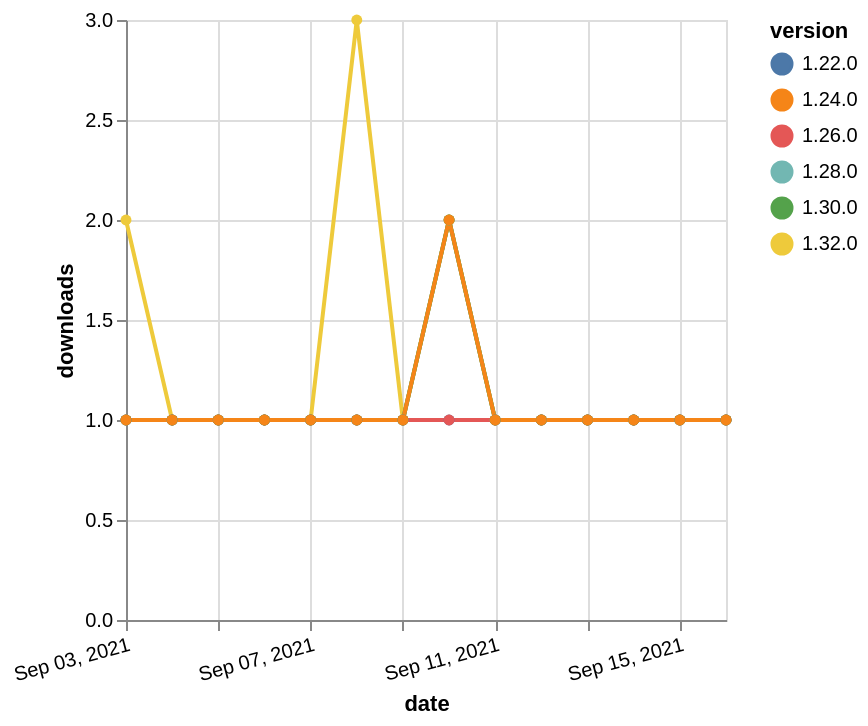

Write a Vega-Lite specification for this figure.
### Vega-Lite specification from a JSON file in a GitHub repository (floating-point values rounded to 4 significant figures)
{"$schema": "https://vega.github.io/schema/vega-lite/v5.json", "description": "A simple bar chart with embedded data.", "data": {"values": [{"date": "2021-09-03", "total": 115, "delta": 2, "version": "1.32.0"}, {"date": "2021-09-04", "total": 116, "delta": 1, "version": "1.32.0"}, {"date": "2021-09-05", "total": 117, "delta": 1, "version": "1.32.0"}, {"date": "2021-09-06", "total": 118, "delta": 1, "version": "1.32.0"}, {"date": "2021-09-07", "total": 119, "delta": 1, "version": "1.32.0"}, {"date": "2021-09-08", "total": 122, "delta": 3, "version": "1.32.0"}, {"date": "2021-09-09", "total": 123, "delta": 1, "version": "1.32.0"}, {"date": "2021-09-10", "total": 125, "delta": 2, "version": "1.32.0"}, {"date": "2021-09-11", "total": 126, "delta": 1, "version": "1.32.0"}, {"date": "2021-09-12", "total": 127, "delta": 1, "version": "1.32.0"}, {"date": "2021-09-13", "total": 128, "delta": 1, "version": "1.32.0"}, {"date": "2021-09-14", "total": 129, "delta": 1, "version": "1.32.0"}, {"date": "2021-09-15", "total": 130, "delta": 1, "version": "1.32.0"}, {"date": "2021-09-16", "total": 131, "delta": 1, "version": "1.32.0"}, {"date": "2021-09-03", "total": 221, "delta": 1, "version": "1.22.0"}, {"date": "2021-09-04", "total": 222, "delta": 1, "version": "1.22.0"}, {"date": "2021-09-05", "total": 223, "delta": 1, "version": "1.22.0"}, {"date": "2021-09-06", "total": 224, "delta": 1, "version": "1.22.0"}, {"date": "2021-09-07", "total": 225, "delta": 1, "version": "1.22.0"}, {"date": "2021-09-08", "total": 226, "delta": 1, "version": "1.22.0"}, {"date": "2021-09-09", "total": 227, "delta": 1, "version": "1.22.0"}, {"date": "2021-09-10", "total": 228, "delta": 1, "version": "1.22.0"}, {"date": "2021-09-11", "total": 229, "delta": 1, "version": "1.22.0"}, {"date": "2021-09-12", "total": 230, "delta": 1, "version": "1.22.0"}, {"date": "2021-09-13", "total": 231, "delta": 1, "version": "1.22.0"}, {"date": "2021-09-14", "total": 232, "delta": 1, "version": "1.22.0"}, {"date": "2021-09-15", "total": 233, "delta": 1, "version": "1.22.0"}, {"date": "2021-09-16", "total": 234, "delta": 1, "version": "1.22.0"}, {"date": "2021-09-03", "total": 159, "delta": 1, "version": "1.28.0"}, {"date": "2021-09-04", "total": 160, "delta": 1, "version": "1.28.0"}, {"date": "2021-09-05", "total": 161, "delta": 1, "version": "1.28.0"}, {"date": "2021-09-06", "total": 162, "delta": 1, "version": "1.28.0"}, {"date": "2021-09-07", "total": 163, "delta": 1, "version": "1.28.0"}, {"date": "2021-09-08", "total": 164, "delta": 1, "version": "1.28.0"}, {"date": "2021-09-09", "total": 165, "delta": 1, "version": "1.28.0"}, {"date": "2021-09-10", "total": 167, "delta": 2, "version": "1.28.0"}, {"date": "2021-09-11", "total": 168, "delta": 1, "version": "1.28.0"}, {"date": "2021-09-12", "total": 169, "delta": 1, "version": "1.28.0"}, {"date": "2021-09-13", "total": 170, "delta": 1, "version": "1.28.0"}, {"date": "2021-09-14", "total": 171, "delta": 1, "version": "1.28.0"}, {"date": "2021-09-15", "total": 172, "delta": 1, "version": "1.28.0"}, {"date": "2021-09-16", "total": 173, "delta": 1, "version": "1.28.0"}, {"date": "2021-09-03", "total": 183, "delta": 1, "version": "1.26.0"}, {"date": "2021-09-04", "total": 184, "delta": 1, "version": "1.26.0"}, {"date": "2021-09-05", "total": 185, "delta": 1, "version": "1.26.0"}, {"date": "2021-09-06", "total": 186, "delta": 1, "version": "1.26.0"}, {"date": "2021-09-07", "total": 187, "delta": 1, "version": "1.26.0"}, {"date": "2021-09-08", "total": 188, "delta": 1, "version": "1.26.0"}, {"date": "2021-09-09", "total": 189, "delta": 1, "version": "1.26.0"}, {"date": "2021-09-10", "total": 190, "delta": 1, "version": "1.26.0"}, {"date": "2021-09-11", "total": 191, "delta": 1, "version": "1.26.0"}, {"date": "2021-09-12", "total": 192, "delta": 1, "version": "1.26.0"}, {"date": "2021-09-13", "total": 193, "delta": 1, "version": "1.26.0"}, {"date": "2021-09-14", "total": 194, "delta": 1, "version": "1.26.0"}, {"date": "2021-09-15", "total": 195, "delta": 1, "version": "1.26.0"}, {"date": "2021-09-16", "total": 196, "delta": 1, "version": "1.26.0"}, {"date": "2021-09-03", "total": 167, "delta": 1, "version": "1.30.0"}, {"date": "2021-09-04", "total": 168, "delta": 1, "version": "1.30.0"}, {"date": "2021-09-05", "total": 169, "delta": 1, "version": "1.30.0"}, {"date": "2021-09-06", "total": 170, "delta": 1, "version": "1.30.0"}, {"date": "2021-09-07", "total": 171, "delta": 1, "version": "1.30.0"}, {"date": "2021-09-08", "total": 172, "delta": 1, "version": "1.30.0"}, {"date": "2021-09-09", "total": 173, "delta": 1, "version": "1.30.0"}, {"date": "2021-09-10", "total": 175, "delta": 2, "version": "1.30.0"}, {"date": "2021-09-11", "total": 176, "delta": 1, "version": "1.30.0"}, {"date": "2021-09-12", "total": 177, "delta": 1, "version": "1.30.0"}, {"date": "2021-09-13", "total": 178, "delta": 1, "version": "1.30.0"}, {"date": "2021-09-14", "total": 179, "delta": 1, "version": "1.30.0"}, {"date": "2021-09-15", "total": 180, "delta": 1, "version": "1.30.0"}, {"date": "2021-09-16", "total": 181, "delta": 1, "version": "1.30.0"}, {"date": "2021-09-03", "total": 177, "delta": 1, "version": "1.24.0"}, {"date": "2021-09-04", "total": 178, "delta": 1, "version": "1.24.0"}, {"date": "2021-09-05", "total": 179, "delta": 1, "version": "1.24.0"}, {"date": "2021-09-06", "total": 180, "delta": 1, "version": "1.24.0"}, {"date": "2021-09-07", "total": 181, "delta": 1, "version": "1.24.0"}, {"date": "2021-09-08", "total": 182, "delta": 1, "version": "1.24.0"}, {"date": "2021-09-09", "total": 183, "delta": 1, "version": "1.24.0"}, {"date": "2021-09-10", "total": 185, "delta": 2, "version": "1.24.0"}, {"date": "2021-09-11", "total": 186, "delta": 1, "version": "1.24.0"}, {"date": "2021-09-12", "total": 187, "delta": 1, "version": "1.24.0"}, {"date": "2021-09-13", "total": 188, "delta": 1, "version": "1.24.0"}, {"date": "2021-09-14", "total": 189, "delta": 1, "version": "1.24.0"}, {"date": "2021-09-15", "total": 190, "delta": 1, "version": "1.24.0"}, {"date": "2021-09-16", "total": 191, "delta": 1, "version": "1.24.0"}]}, "width": "container", "mark": {"type": "line", "point": {"filled": true}}, "encoding": {"x": {"field": "date", "type": "temporal", "timeUnit": "yearmonthdate", "title": "date", "axis": {"labelAngle": -15}}, "y": {"field": "delta", "type": "quantitative", "title": "downloads"}, "color": {"field": "version", "type": "nominal"}, "tooltip": {"field": "delta"}}}
